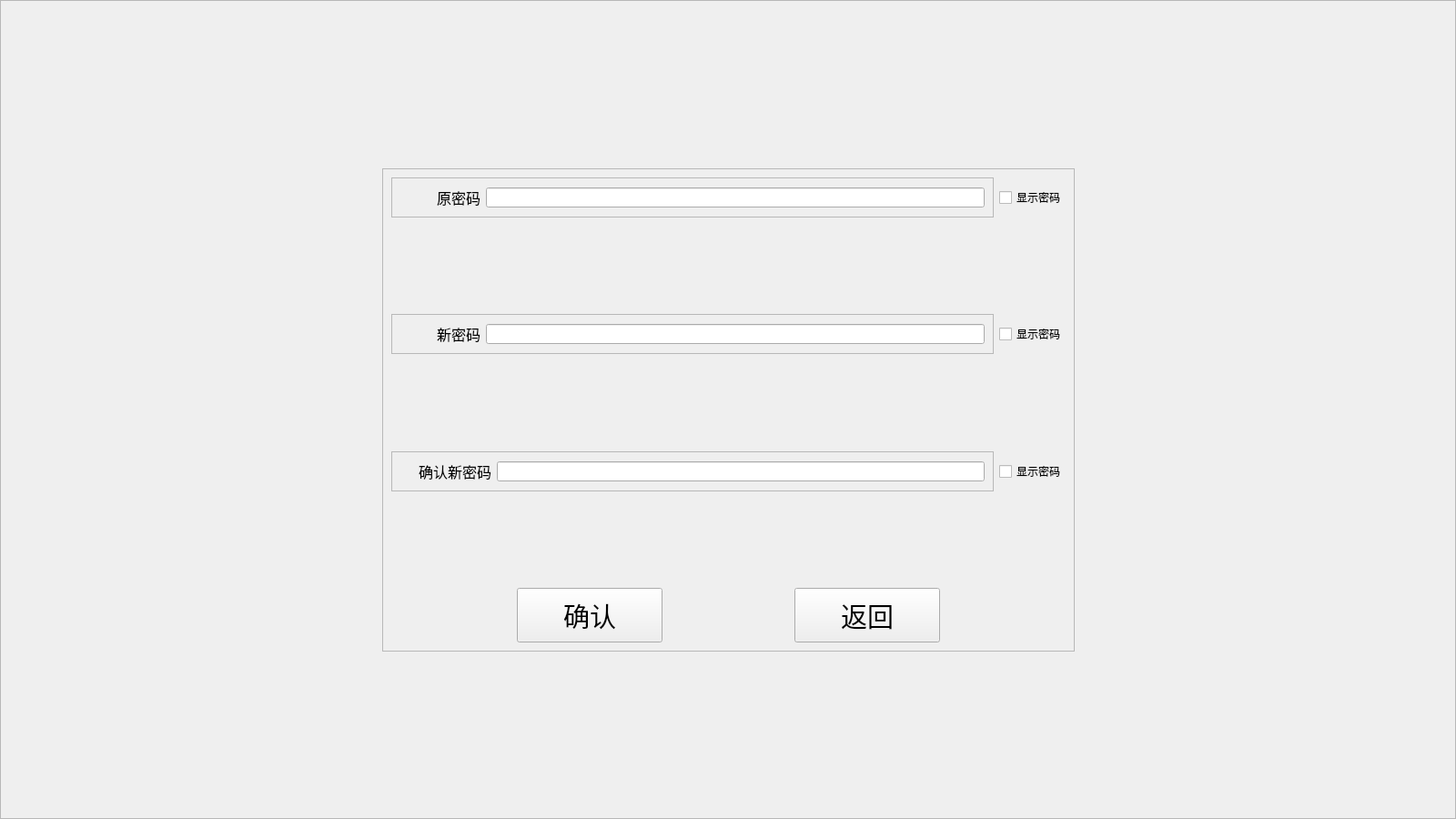
<?xml version="1.0" encoding="UTF-8"?>
<ui version="4.0">
 <class>xiugai</class>
 <widget class="QWidget" name="xiugai">
  <property name="geometry">
   <rect>
    <x>0</x>
    <y>0</y>
    <width>1600</width>
    <height>900</height>
   </rect>
  </property>
  <property name="windowTitle">
   <string>Form</string>
  </property>
  <widget class="QFrame" name="frame_background">
   <property name="geometry">
    <rect>
     <x>0</x>
     <y>0</y>
     <width>1600</width>
     <height>900</height>
    </rect>
   </property>
   <property name="sizePolicy">
    <sizepolicy hsizetype="Fixed" vsizetype="Fixed">
     <horstretch>0</horstretch>
     <verstretch>0</verstretch>
    </sizepolicy>
   </property>
   <property name="minimumSize">
    <size>
     <width>1600</width>
     <height>900</height>
    </size>
   </property>
   <property name="maximumSize">
    <size>
     <width>1600</width>
     <height>900</height>
    </size>
   </property>
   <property name="frameShape">
    <enum>QFrame::StyledPanel</enum>
   </property>
   <property name="frameShadow">
    <enum>QFrame::Raised</enum>
   </property>
   <layout class="QGridLayout" name="gridLayout_5">
    <item row="0" column="0">
     <layout class="QHBoxLayout" name="horizontalLayout_8">
      <item>
       <spacer name="horizontalSpacer_7">
        <property name="orientation">
         <enum>Qt::Horizontal</enum>
        </property>
        <property name="sizeHint" stdset="0">
         <size>
          <width>40</width>
          <height>20</height>
         </size>
        </property>
       </spacer>
      </item>
      <item>
       <layout class="QVBoxLayout" name="verticalLayout_3">
        <item>
         <spacer name="verticalSpacer">
          <property name="orientation">
           <enum>Qt::Vertical</enum>
          </property>
          <property name="sizeHint" stdset="0">
           <size>
            <width>20</width>
            <height>40</height>
           </size>
          </property>
         </spacer>
        </item>
        <item>
         <widget class="QFrame" name="frame_login">
          <property name="sizePolicy">
           <sizepolicy hsizetype="Fixed" vsizetype="Fixed">
            <horstretch>0</horstretch>
            <verstretch>0</verstretch>
           </sizepolicy>
          </property>
          <property name="minimumSize">
           <size>
            <width>761</width>
            <height>531</height>
           </size>
          </property>
          <property name="maximumSize">
           <size>
            <width>761</width>
            <height>531</height>
           </size>
          </property>
          <property name="frameShape">
           <enum>QFrame::StyledPanel</enum>
          </property>
          <property name="frameShadow">
           <enum>QFrame::Raised</enum>
          </property>
          <layout class="QGridLayout" name="gridLayout_4">
           <item row="0" column="0">
            <layout class="QVBoxLayout" name="verticalLayout_2">
             <item>
              <layout class="QVBoxLayout" name="verticalLayout">
               <item>
                <layout class="QHBoxLayout" name="horizontalLayout_4">
                 <item>
                  <widget class="QFrame" name="frame_user_name">
                   <property name="frameShape">
                    <enum>QFrame::StyledPanel</enum>
                   </property>
                   <property name="frameShadow">
                    <enum>QFrame::Raised</enum>
                   </property>
                   <layout class="QGridLayout" name="gridLayout">
                    <item row="0" column="0">
                     <layout class="QHBoxLayout" name="horizontalLayout">
                      <item>
                       <spacer name="horizontalSpacer">
                        <property name="orientation">
                         <enum>Qt::Horizontal</enum>
                        </property>
                        <property name="sizeType">
                         <enum>QSizePolicy::Fixed</enum>
                        </property>
                        <property name="sizeHint" stdset="0">
                         <size>
                          <width>40</width>
                          <height>20</height>
                         </size>
                        </property>
                       </spacer>
                      </item>
                      <item>
                       <widget class="QLabel" name="label">
                        <property name="font">
                         <font>
                          <pointsize>12</pointsize>
                         </font>
                        </property>
                        <property name="text">
                         <string>原密码</string>
                        </property>
                       </widget>
                      </item>
                      <item>
                       <widget class="QLineEdit" name="lineEdit">
                        <property name="echoMode">
                         <enum>QLineEdit::Password</enum>
                        </property>
                       </widget>
                      </item>
                     </layout>
                    </item>
                   </layout>
                  </widget>
                 </item>
                 <item>
                  <widget class="QCheckBox" name="checkBox">
                   <property name="text">
                    <string>显示密码</string>
                   </property>
                  </widget>
                 </item>
                </layout>
               </item>
               <item>
                <widget class="QLabel" name="label_4">
                 <property name="text">
                  <string/>
                 </property>
                </widget>
               </item>
               <item>
                <layout class="QHBoxLayout" name="horizontalLayout_5">
                 <item>
                  <widget class="QFrame" name="frame_pwd">
                   <property name="frameShape">
                    <enum>QFrame::StyledPanel</enum>
                   </property>
                   <property name="frameShadow">
                    <enum>QFrame::Raised</enum>
                   </property>
                   <layout class="QGridLayout" name="gridLayout_2">
                    <item row="0" column="0">
                     <layout class="QHBoxLayout" name="horizontalLayout_2">
                      <item>
                       <spacer name="horizontalSpacer_2">
                        <property name="orientation">
                         <enum>Qt::Horizontal</enum>
                        </property>
                        <property name="sizeType">
                         <enum>QSizePolicy::Fixed</enum>
                        </property>
                        <property name="sizeHint" stdset="0">
                         <size>
                          <width>40</width>
                          <height>20</height>
                         </size>
                        </property>
                       </spacer>
                      </item>
                      <item>
                       <widget class="QLabel" name="label_2">
                        <property name="font">
                         <font>
                          <pointsize>12</pointsize>
                         </font>
                        </property>
                        <property name="text">
                         <string>新密码</string>
                        </property>
                       </widget>
                      </item>
                      <item>
                       <widget class="QLineEdit" name="lineEdit_2">
                        <property name="echoMode">
                         <enum>QLineEdit::Password</enum>
                        </property>
                       </widget>
                      </item>
                     </layout>
                    </item>
                   </layout>
                  </widget>
                 </item>
                 <item>
                  <widget class="QCheckBox" name="checkBox_2">
                   <property name="text">
                    <string>显示密码</string>
                   </property>
                  </widget>
                 </item>
                </layout>
               </item>
               <item>
                <widget class="QLabel" name="newPasswordLabel">
                 <property name="font">
                  <font>
                   <pointsize>12</pointsize>
                  </font>
                 </property>
                 <property name="text">
                  <string>&lt;html&gt;&lt;head/&gt;&lt;body&gt;&lt;p&gt;&lt;br/&gt;&lt;/p&gt;&lt;/body&gt;&lt;/html&gt;</string>
                 </property>
                </widget>
               </item>
               <item>
                <layout class="QHBoxLayout" name="horizontalLayout_6">
                 <item>
                  <widget class="QFrame" name="frame_pwd2">
                   <property name="frameShape">
                    <enum>QFrame::StyledPanel</enum>
                   </property>
                   <property name="frameShadow">
                    <enum>QFrame::Raised</enum>
                   </property>
                   <layout class="QGridLayout" name="gridLayout_3">
                    <item row="0" column="0">
                     <layout class="QHBoxLayout" name="horizontalLayout_3">
                      <item>
                       <spacer name="horizontalSpacer_3">
                        <property name="orientation">
                         <enum>Qt::Horizontal</enum>
                        </property>
                        <property name="sizeType">
                         <enum>QSizePolicy::Fixed</enum>
                        </property>
                        <property name="sizeHint" stdset="0">
                         <size>
                          <width>20</width>
                          <height>20</height>
                         </size>
                        </property>
                       </spacer>
                      </item>
                      <item>
                       <widget class="QLabel" name="label_3">
                        <property name="font">
                         <font>
                          <pointsize>12</pointsize>
                         </font>
                        </property>
                        <property name="text">
                         <string>确认新密码</string>
                        </property>
                       </widget>
                      </item>
                      <item>
                       <widget class="QLineEdit" name="lineEdit_3">
                        <property name="echoMode">
                         <enum>QLineEdit::Password</enum>
                        </property>
                       </widget>
                      </item>
                     </layout>
                    </item>
                   </layout>
                  </widget>
                 </item>
                 <item>
                  <widget class="QCheckBox" name="checkBox_3">
                   <property name="text">
                    <string>显示密码</string>
                   </property>
                  </widget>
                 </item>
                </layout>
               </item>
               <item>
                <widget class="QLabel" name="commitPasswardLabel">
                 <property name="font">
                  <font>
                   <pointsize>12</pointsize>
                  </font>
                 </property>
                 <property name="text">
                  <string>&lt;html&gt;&lt;head/&gt;&lt;body&gt;&lt;p&gt;&lt;br/&gt;&lt;/p&gt;&lt;/body&gt;&lt;/html&gt;</string>
                 </property>
                </widget>
               </item>
              </layout>
             </item>
             <item>
              <layout class="QHBoxLayout" name="horizontalLayout_7">
               <item>
                <spacer name="horizontalSpacer_4">
                 <property name="orientation">
                  <enum>Qt::Horizontal</enum>
                 </property>
                 <property name="sizeHint" stdset="0">
                  <size>
                   <width>40</width>
                   <height>20</height>
                  </size>
                 </property>
                </spacer>
               </item>
               <item>
                <widget class="QPushButton" name="pushButton">
                 <property name="minimumSize">
                  <size>
                   <width>160</width>
                   <height>60</height>
                  </size>
                 </property>
                 <property name="font">
                  <font>
                   <pointsize>22</pointsize>
                  </font>
                 </property>
                 <property name="text">
                  <string>确认</string>
                 </property>
                </widget>
               </item>
               <item>
                <spacer name="horizontalSpacer_5">
                 <property name="orientation">
                  <enum>Qt::Horizontal</enum>
                 </property>
                 <property name="sizeHint" stdset="0">
                  <size>
                   <width>40</width>
                   <height>20</height>
                  </size>
                 </property>
                </spacer>
               </item>
               <item>
                <widget class="QPushButton" name="pushButton_2">
                 <property name="minimumSize">
                  <size>
                   <width>160</width>
                   <height>60</height>
                  </size>
                 </property>
                 <property name="font">
                  <font>
                   <pointsize>22</pointsize>
                  </font>
                 </property>
                 <property name="text">
                  <string>返回</string>
                 </property>
                </widget>
               </item>
               <item>
                <spacer name="horizontalSpacer_6">
                 <property name="orientation">
                  <enum>Qt::Horizontal</enum>
                 </property>
                 <property name="sizeHint" stdset="0">
                  <size>
                   <width>40</width>
                   <height>20</height>
                  </size>
                 </property>
                </spacer>
               </item>
              </layout>
             </item>
            </layout>
           </item>
          </layout>
         </widget>
        </item>
        <item>
         <spacer name="verticalSpacer_2">
          <property name="orientation">
           <enum>Qt::Vertical</enum>
          </property>
          <property name="sizeHint" stdset="0">
           <size>
            <width>20</width>
            <height>40</height>
           </size>
          </property>
         </spacer>
        </item>
       </layout>
      </item>
      <item>
       <spacer name="horizontalSpacer_8">
        <property name="orientation">
         <enum>Qt::Horizontal</enum>
        </property>
        <property name="sizeHint" stdset="0">
         <size>
          <width>40</width>
          <height>20</height>
         </size>
        </property>
       </spacer>
      </item>
     </layout>
    </item>
   </layout>
  </widget>
 </widget>
 <resources/>
 <connections/>
</ui>
